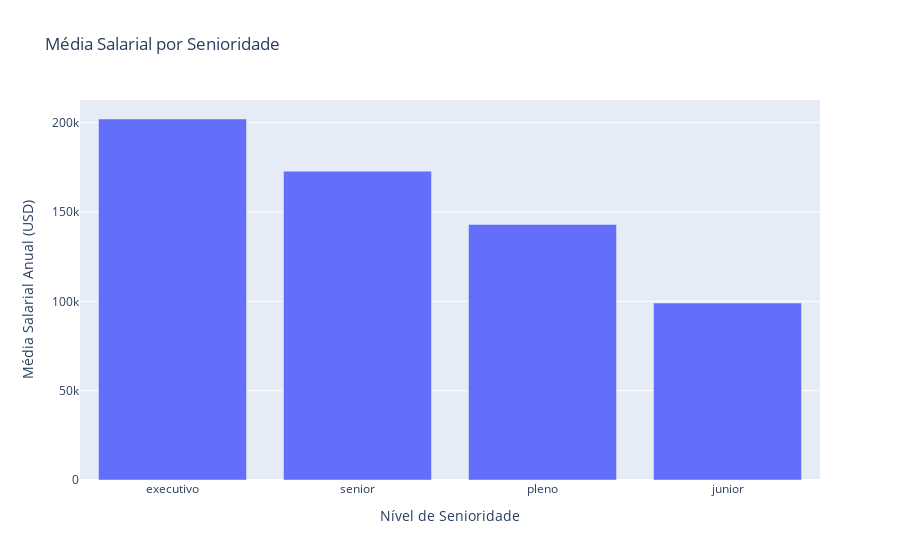

The cell this chart's notebook holds for it:
### Code cell
senioridade_media_salario = df.groupby('senioridade')['usd'].mean().sort_values(ascending=False).reset_index()

fig = px.bar(senioridade_media_salario,
  x='senioridade',
  y='usd',
  title='Média Salarial por Senioridade',
  labels={'senioridade': 'Nível de Senioridade', 'usd': 'Média Salarial Anual (USD)'})

fig.show()

### Figure 1 — Plotly figure (JSON) as saved in the notebook; plotly's stock layout.template omitted (floating-point values rounded to 4 significant figures)
{"data": [{"hovertemplate": "Nível de Senioridade=%{x}<br>Média Salarial Anual (USD)=%{y}<extra></extra>", "legendgroup": "", "marker": {"color": "#636efa", "pattern": {"shape": ""}}, "name": "", "orientation": "v", "showlegend": false, "textposition": "auto", "type": "bar", "x": ["executivo", "senior", "pleno", "junior"], "xaxis": "x", "y": [202000.0, 172900.0, 143000.0, 99040.0], "yaxis": "y"}], "layout": {"barmode": "relative", "legend": {"tracegroupgap": 0}, "title": {"text": "Média Salarial por Senioridade"}, "xaxis": {"anchor": "y", "domain": [0, 1], "title": {"text": "Nível de Senioridade"}}, "yaxis": {"anchor": "x", "domain": [0, 1], "title": {"text": "Média Salarial Anual (USD)"}}}}
